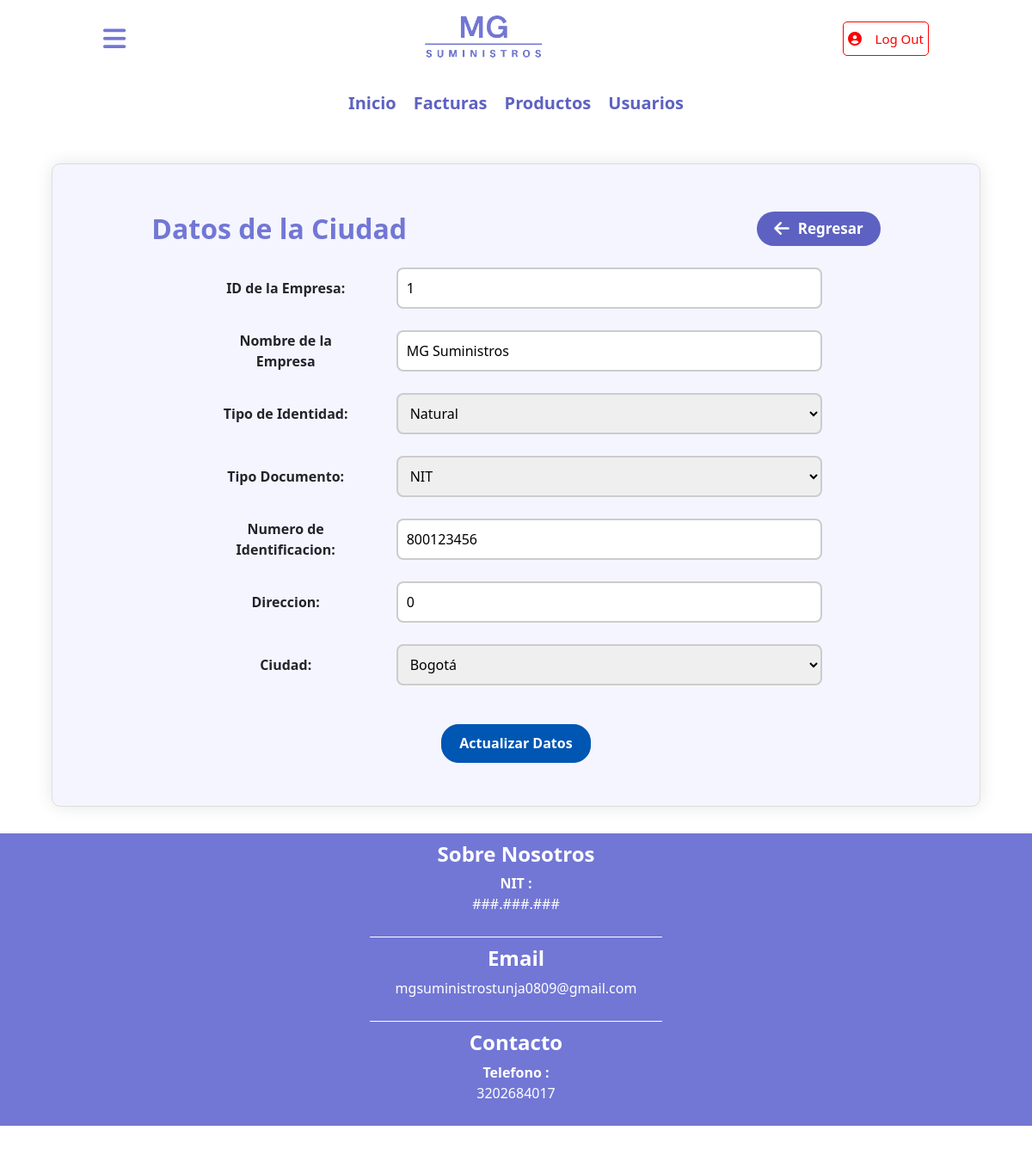
/empresa/update.php?ACTUALIZAR=1 (signed in), run on the app's committed database.
### tables this page shows
CREATE TABLE `empresa` (
  `id_empresa` int(11) NOT NULL,
  `nombre` varchar(50) NOT NULL,
  `id_tipo_identidad` int(11) NOT NULL,
  `id_tipo_documento` int(11) DEFAULT NULL,
  `numero_identificacion` varchar(30) NOT NULL,
  `direccion` varchar(100) DEFAULT NULL,
  `id_ciudad` int(11) DEFAULT NULL
);

CREATE TABLE `tipo_identidad` (
  `id_tipo_identidad` int(11) NOT NULL,
  `tipo_identidad` varchar(40) NOT NULL
);

CREATE TABLE `tipo_documento` (
  `id_tipo_documento` int(11) NOT NULL,
  `tipo_documento` varchar(30) NOT NULL
);

CREATE TABLE `ciudad` (
  `id_ciudad` int(11) NOT NULL,
  `nombre` varchar(30) NOT NULL,
  `id_departamento` int(11) NOT NULL
);

### empresa/update.php (the view, shortened to what this page needs)
<!DOCTYPE html>
<html lang="en">
<head>
    <link href="https://cdn.jsdelivr.net/npm/bootstrap@5.3.3/dist/css/bootstrap.min.css"
          rel="stylesheet"
>
    <link rel="stylesheet" href="../CSS/styles.css">
</head>
<body>
    <?php require_once('../config/database.php');?>
    <?php include('../temp/header.php') ?>
    <?php include('../temp/contenido.php')?>
    <?php
      if (isset($_GET['ACTUALIZAR'])) {
          $editar_id = $_GET['ACTUALIZAR'];
          $consulta = "SELECT empresa.id_empresa, empresa.nombre, tipo_identidad.tipo_identidad AS tipo_identidad, tipo_documento.tipo_documento AS tipo_documento, empresa.numero_identificacion, empresa.direccion, ciudad.nombre AS ciudad
                FROM empresa
                INNER JOIN tipo_identidad ON empresa.id_tipo_identidad = tipo_identidad.id_tipo_identidad
                INNER JOIN tipo_documento ON empresa.id_tipo_documento = tipo_documento.id_tipo_documento
                INNER JOIN ciudad ON empresa.id_ciudad = ciudad.id_ciudad
            WHERE id_empresa = '$editar_id'";
          $ejecutar = mysqli_query($conexion, $consulta) or die(mysqli_error($conexion));
          $fila = mysqli_fetch_assoc($ejecutar);
          $id_empresa = $fila['id_empresa'];
          $nom = $fila['nombre'];
          $tipo_identidad = $fila['tipo_identidad'];
          $tipo_documento = $fila['tipo_documento'];
          $numero_identificacion = $fila['numero_identificacion'];
          $direccion= $fila['direccion'];
          $ciudad = $fila['ciudad'];
      }
    ?>
    <form name="update" method="POST" action="">
      <fieldset>
        <legend id="titulo-form">
            <h2>Datos de la Ciudad</h2>
            <a href="select.php" id="btn-insertar">
                <i class="fa-solid fa-arrow-left"></i>
                <p>Regresar</p>
            </a>
        </legend>
        <div class="inputs-formularios">
            <label for="txt_idrol">ID de la Empresa:</label>
            <input type="text" name="txt_idrol" value="<?php echo $id_empresa; ?>" readonly>
        </div>
        <div class="inputs-formularios">
            <label for="txt_nombre">Nombre de la Empresa</label>
            <input type="text" name="txt_nombre" value="<?php echo $nom; ?>" required>
        </div>
        <div class="inputs-formularios">
                    <label>Tipo de Identidad:</label>
                    <select class="select-formularios" name="txt_tipo_identidad" required>
                        <option><?php echo $tipo_identidad; ?></option>
                    </select>
        </div>
        <div class="inputs-formularios">
                    <label>Tipo Documento:</label>
                    <select class="select-formularios" name="txt_tipo_documento" required>
                        <option><?php echo $tipo_documento; ?></option>
                    </select>
        </div>
        <div class="inputs-formularios">
            <label for="txt_nombre">Numero de Identificacion:</label>
            <input type="text" name="txt_numero_identificacion" value="<?php echo $numero_identificacion; ?>" required>
        </div>
        <div class="inputs-formularios">
            <label for="txt_nombre">Direccion:</label>
            <input type="text" name="txt_direccion" value="<?php echo $direccion; ?>" required>
        </div>
        <div class="inputs-formularios">
                    <label>Ciudad:</label>
                    <select class="select-formularios" name="txt_ciudad" required>
                        <option><?php echo $ciudad; ?></option>
                    </select>
        </div>
        <div class="input-guardar-fomrularios">
            <input type="submit" name="actualizar" value="Actualizar Datos">
        </div>
      </fieldset>
    </form>
    <?php include('../temp/footer.php');?>
</body>
</html>

### CSS/styles.css (style rules this page uses)
body { margin: 0; font-family:'Segoe UI', Tahoma, Geneva, Verdana, sans-serif; font-weight: 400px; }
#contenido form { text-align: center; align-items: center; background-color: #F5F5FF ; border-radius:10px ; box-shadow: 0 0 20px rgba(0, 0, 0,0.1); width: 90%; margin: auto; }
fieldset { border: 1px solid #ddd; border-radius: 10px; padding: 30px; overflow-x: auto; -webkit-overflow-scrolling: touch; }
#titulo-form { font-weight: bold; display: flex; justify-content: center; align-items: center; gap: 40%; width: 100%; margin: 25px auto; }
#titulo-form h2 { color: #7277D5; font-weight: bold; text-align: left; margin-bottom: 20px; line-height: 1; margin: 0; }
#btn-insertar { background-color: #5D62C2; color: white; font-weight: bold; display: flex; justify-content: center; align-items: center; gap: 10px; text-decoration: none; border: none; border-radius: 20px; padding: 8px 20px; height: 40px; width: auto; cursor: pointer; transition: all 0.2s ease; margin: 0; }
#btn-insertar p { margin: 0; font-size: 17px; }
#btn-insertar i { font-size: 20px; }
.inputs-formularios { width: 70%; display: flex; justify-content: center; gap: 40px; margin: 25px auto; align-items: center; font-weight: bold; }
.inputs-formularios label { width: 25%; }
.inputs-formularios input[type="text"] { border: 2px solid #ccc; width: 70%; padding: 10px; border-radius: 8px; font: inherit; transition: all 0.3s ease; caret-color: #7277D5; font-weight: lighter; }
.select-formularios { border: 2px solid #ccc; width: 70%; padding: 10px; border-radius: 8px; font: inherit; transition: all 0.3s ease; font-weight: lighter; cursor: pointer; }
.input-guardar-fomrularios input { background-color: #0056b3; color: white; border-radius: 20px; border: 1px solid #0056b3; padding: 5px 20px; width: auto; height: 45px; margin: 20px; transition: all 0.2s ease-in-out; font-weight: bold; }

### data on the page
empresa: txt_idrol "1", txt_nombre "MG Suministros", txt_tipo_identidad "Natural", txt_tipo_documento "NIT", txt_numero_identificacion "800123456", txt_direccion "0", txt_ciudad "Bogotá"
